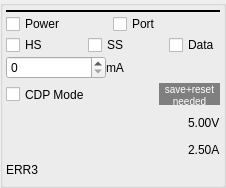
           <widget class="QGroupBox" name="groupBox_USB3">
            <property name="sizePolicy">
             <sizepolicy hsizetype="Preferred" vsizetype="Fixed">
              <horstretch>0</horstretch>
              <verstretch>0</verstretch>
             </sizepolicy>
            </property>
            <property name="title">
             <string/>
            </property>
            <layout class="QVBoxLayout" name="verticalLayout_17">
             <property name="spacing">
              <number>1</number>
             </property>
             <property name="leftMargin">
              <number>3</number>
             </property>
             <property name="topMargin">
              <number>3</number>
             </property>
             <property name="rightMargin">
              <number>3</number>
             </property>
             <property name="bottomMargin">
              <number>3</number>
             </property>
             <item>
              <widget class="ClickToEditLabel" name="clickToEdit_p3" native="true">
               <property name="sizePolicy">
                <sizepolicy hsizetype="Ignored" vsizetype="Preferred">
                 <horstretch>0</horstretch>
                 <verstretch>0</verstretch>
                </sizepolicy>
               </property>
               <property name="maximumSize">
                <size>
                 <width>16777215</width>
                 <height>16777215</height>
                </size>
               </property>
              </widget>
             </item>
             <item>
              <widget class="Line" name="lineUSB3">
               <property name="sizePolicy">
                <sizepolicy hsizetype="Expanding" vsizetype="Fixed">
                 <horstretch>0</horstretch>
                 <verstretch>0</verstretch>
                </sizepolicy>
               </property>
               <property name="minimumSize">
                <size>
                 <width>2</width>
                 <height>0</height>
                </size>
               </property>
               <property name="styleSheet">
                <string notr="true">color: rgb(0, 0, 0);</string>
               </property>
               <property name="frameShadow">
                <enum>QFrame::Plain</enum>
               </property>
               <property name="lineWidth">
                <number>2</number>
               </property>
               <property name="midLineWidth">
                <number>0</number>
               </property>
               <property name="orientation">
                <enum>Qt::Horizontal</enum>
               </property>
              </widget>
             </item>
             <item>
              <layout class="QHBoxLayout" name="horizontalLayout_21">
               <property name="spacing">
                <number>0</number>
               </property>
               <item>
                <widget class="QCheckBox" name="checkBoxPowerUSB3">
                 <property name="sizePolicy">
                  <sizepolicy hsizetype="Minimum" vsizetype="Minimum">
                   <horstretch>0</horstretch>
                   <verstretch>0</verstretch>
                  </sizepolicy>
                 </property>
                 <property name="text">
                  <string>Power</string>
                 </property>
                </widget>
               </item>
               <item>
                <widget class="QCheckBox" name="checkBoxPortUSB3">
                 <property name="sizePolicy">
                  <sizepolicy hsizetype="Minimum" vsizetype="Minimum">
                   <horstretch>0</horstretch>
                   <verstretch>0</verstretch>
                  </sizepolicy>
                 </property>
                 <property name="text">
                  <string>Port</string>
                 </property>
                </widget>
               </item>
              </layout>
             </item>
             <item>
              <layout class="QHBoxLayout" name="horizontalLayout_3">
               <property name="spacing">
                <number>0</number>
               </property>
               <item>
                <widget class="QCheckBox" name="checkBoxDataHS_USB3">
                 <property name="sizePolicy">
                  <sizepolicy hsizetype="Minimum" vsizetype="Minimum">
                   <horstretch>0</horstretch>
                   <verstretch>0</verstretch>
                  </sizepolicy>
                 </property>
                 <property name="text">
                  <string>HS</string>
                 </property>
                 <property name="checked">
                  <bool>false</bool>
                 </property>
                </widget>
               </item>
               <item>
                <spacer name="horizontalSpacer_19">
                 <property name="orientation">
                  <enum>Qt::Horizontal</enum>
                 </property>
                 <property name="sizeHint" stdset="0">
                  <size>
                   <width>40</width>
                   <height>20</height>
                  </size>
                 </property>
                </spacer>
               </item>
               <item>
                <widget class="QCheckBox" name="checkBoxDataSS_USB3">
                 <property name="sizePolicy">
                  <sizepolicy hsizetype="Minimum" vsizetype="Minimum">
                   <horstretch>0</horstretch>
                   <verstretch>0</verstretch>
                  </sizepolicy>
                 </property>
                 <property name="text">
                  <string>SS</string>
                 </property>
                </widget>
               </item>
               <item>
                <spacer name="horizontalSpacer_20">
                 <property name="orientation">
                  <enum>Qt::Horizontal</enum>
                 </property>
                 <property name="sizeHint" stdset="0">
                  <size>
                   <width>40</width>
                   <height>20</height>
                  </size>
                 </property>
                </spacer>
               </item>
               <item>
                <widget class="QCheckBox" name="checkBoxDataUSB3">
                 <property name="sizePolicy">
                  <sizepolicy hsizetype="Minimum" vsizetype="Minimum">
                   <horstretch>0</horstretch>
                   <verstretch>0</verstretch>
                  </sizepolicy>
                 </property>
                 <property name="text">
                  <string>Data</string>
                 </property>
                </widget>
               </item>
              </layout>
             </item>
             <item>
              <layout class="QHBoxLayout" name="horizontalLayout_19">
               <property name="spacing">
                <number>0</number>
               </property>
               <item>
                <widget class="QSpinBox" name="spinBox_USB3">
                 <property name="sizePolicy">
                  <sizepolicy hsizetype="Fixed" vsizetype="Fixed">
                   <horstretch>0</horstretch>
                   <verstretch>0</verstretch>
                  </sizepolicy>
                 </property>
                 <property name="minimumSize">
                  <size>
                   <width>100</width>
                   <height>0</height>
                  </size>
                 </property>
                </widget>
               </item>
               <item>
                <widget class="QLabel" name="label_5">
                 <property name="sizePolicy">
                  <sizepolicy hsizetype="Preferred" vsizetype="Minimum">
                   <horstretch>0</horstretch>
                   <verstretch>0</verstretch>
                  </sizepolicy>
                 </property>
                 <property name="text">
                  <string>mA</string>
                 </property>
                </widget>
               </item>
              </layout>
             </item>
             <item>
              <layout class="QHBoxLayout" name="horizontalLayout_14">
               <property name="spacing">
                <number>0</number>
               </property>
               <item>
                <widget class="QCheckBox" name="checkBoxPortModeUSB3">
                 <property name="sizePolicy">
                  <sizepolicy hsizetype="Minimum" vsizetype="Minimum">
                   <horstretch>0</horstretch>
                   <verstretch>0</verstretch>
                  </sizepolicy>
                 </property>
                 <property name="minimumSize">
                  <size>
                   <width>100</width>
                   <height>29</height>
                  </size>
                 </property>
                 <property name="maximumSize">
                  <size>
                   <width>16777215</width>
                   <height>29</height>
                  </size>
                 </property>
                 <property name="text">
                  <string>CDP Mode</string>
                 </property>
                </widget>
               </item>
               <item>
                <widget class="QLabel" name="saveResetFlag3">
                 <property name="sizePolicy">
                  <sizepolicy hsizetype="Fixed" vsizetype="Fixed">
                   <horstretch>0</horstretch>
                   <verstretch>0</verstretch>
                  </sizepolicy>
                 </property>
                 <property name="minimumSize">
                  <size>
                   <width>61</width>
                   <height>22</height>
                  </size>
                 </property>
                 <property name="maximumSize">
                  <size>
                   <width>61</width>
                   <height>22</height>
                  </size>
                 </property>
                 <property name="font">
                  <font>
                   <pointsize>9</pointsize>
                  </font>
                 </property>
                 <property name="styleSheet">
                  <string notr="true">background-color: rgb(127, 127, 127);
color: rgb(255, 255, 255);</string>
                 </property>
                 <property name="text">
                  <string>&lt;html&gt;&lt;head/&gt;&lt;body&gt;&lt;p&gt;&lt;span style=&quot; font-size:7.5pt;&quot;&gt;save+reset needed&lt;/span&gt;&lt;/p&gt;&lt;/body&gt;&lt;/html&gt;</string>
                 </property>
                 <property name="alignment">
                  <set>Qt::AlignCenter</set>
                 </property>
                 <property name="wordWrap">
                  <bool>true</bool>
                 </property>
                </widget>
               </item>
              </layout>
             </item>
             <item>
              <layout class="QGridLayout" name="gridLayout_44">
               <property name="spacing">
                <number>2</number>
               </property>
               <item row="1" column="1">
                <widget class="QLabel" name="labelCurrentUSB3">
                 <property name="sizePolicy">
                  <sizepolicy hsizetype="Minimum" vsizetype="Minimum">
                   <horstretch>0</horstretch>
                   <verstretch>0</verstretch>
                  </sizepolicy>
                 </property>
                 <property name="minimumSize">
                  <size>
                   <width>0</width>
                   <height>0</height>
                  </size>
                 </property>
                 <property name="text">
                  <string>2.50A</string>
                 </property>
                </widget>
               </item>
               <item row="0" column="1">
                <widget class="QLabel" name="labelVoltageUSB3">
                 <property name="sizePolicy">
                  <sizepolicy hsizetype="Minimum" vsizetype="Minimum">
                   <horstretch>0</horstretch>
                   <verstretch>0</verstretch>
                  </sizepolicy>
                 </property>
                 <property name="minimumSize">
                  <size>
                   <width>0</width>
                   <height>0</height>
                  </size>
                 </property>
                 <property name="text">
                  <string>5.00V</string>
                 </property>
                </widget>
               </item>
               <item row="0" column="0">
                <widget class="QCustomPlot" name="voltageSparklinePort3" native="true">
                 <property name="sizePolicy">
                  <sizepolicy hsizetype="Expanding" vsizetype="Fixed">
                   <horstretch>0</horstretch>
                   <verstretch>0</verstretch>
                  </sizepolicy>
                 </property>
                 <property name="minimumSize">
                  <size>
                   <width>0</width>
                   <height>25</height>
                  </size>
                 </property>
                 <property name="maximumSize">
                  <size>
                   <width>16777215</width>
                   <height>25</height>
                  </size>
                 </property>
                </widget>
               </item>
               <item row="1" column="0">
                <widget class="QCustomPlot" name="currentSparklinePort3" native="true">
                 <property name="sizePolicy">
                  <sizepolicy hsizetype="Expanding" vsizetype="Fixed">
                   <horstretch>0</horstretch>
                   <verstretch>0</verstretch>
                  </sizepolicy>
                 </property>
                 <property name="minimumSize">
                  <size>
                   <width>0</width>
                   <height>25</height>
                  </size>
                 </property>
                 <property name="maximumSize">
                  <size>
                   <width>16777215</width>
                   <height>25</height>
                  </size>
                 </property>
                </widget>
               </item>
              </layout>
             </item>
             <item>
              <widget class="QLabel" name="labelErrorStatusUSB3">
               <property name="sizePolicy">
                <sizepolicy hsizetype="Preferred" vsizetype="Minimum">
                 <horstretch>0</horstretch>
                 <verstretch>0</verstretch>
                </sizepolicy>
               </property>
               <property name="text">
                <string>ERR3</string>
               </property>
              </widget>
             </item>
             <item>
              <spacer name="verticalSpacer_14">
               <property name="orientation">
                <enum>Qt::Vertical</enum>
               </property>
               <property name="sizeHint" stdset="0">
                <size>
                 <width>20</width>
                 <height>5</height>
                </size>
               </property>
              </spacer>
             </item>
            </layout>
           </widget>
